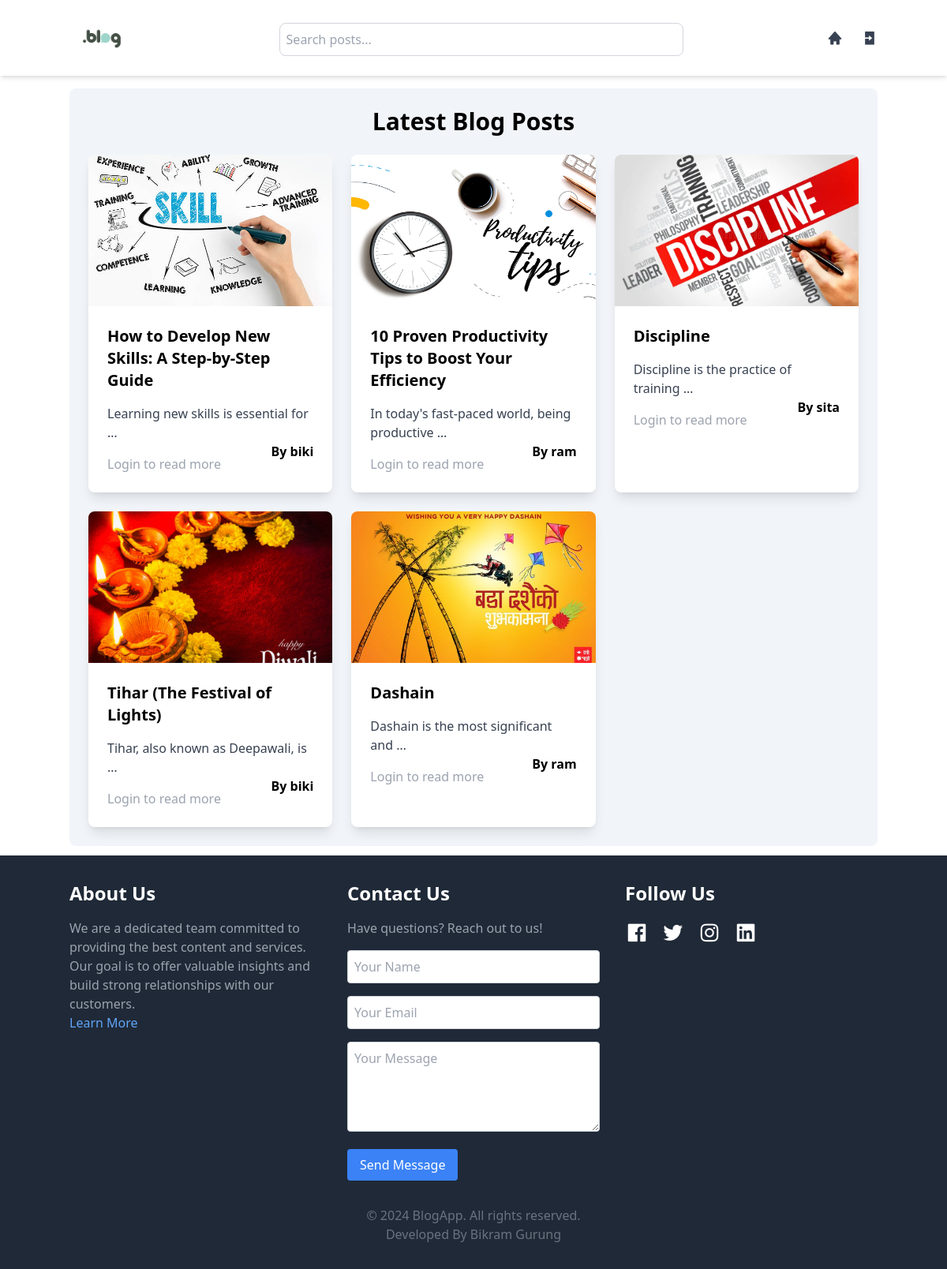
Before: / with the older database file.
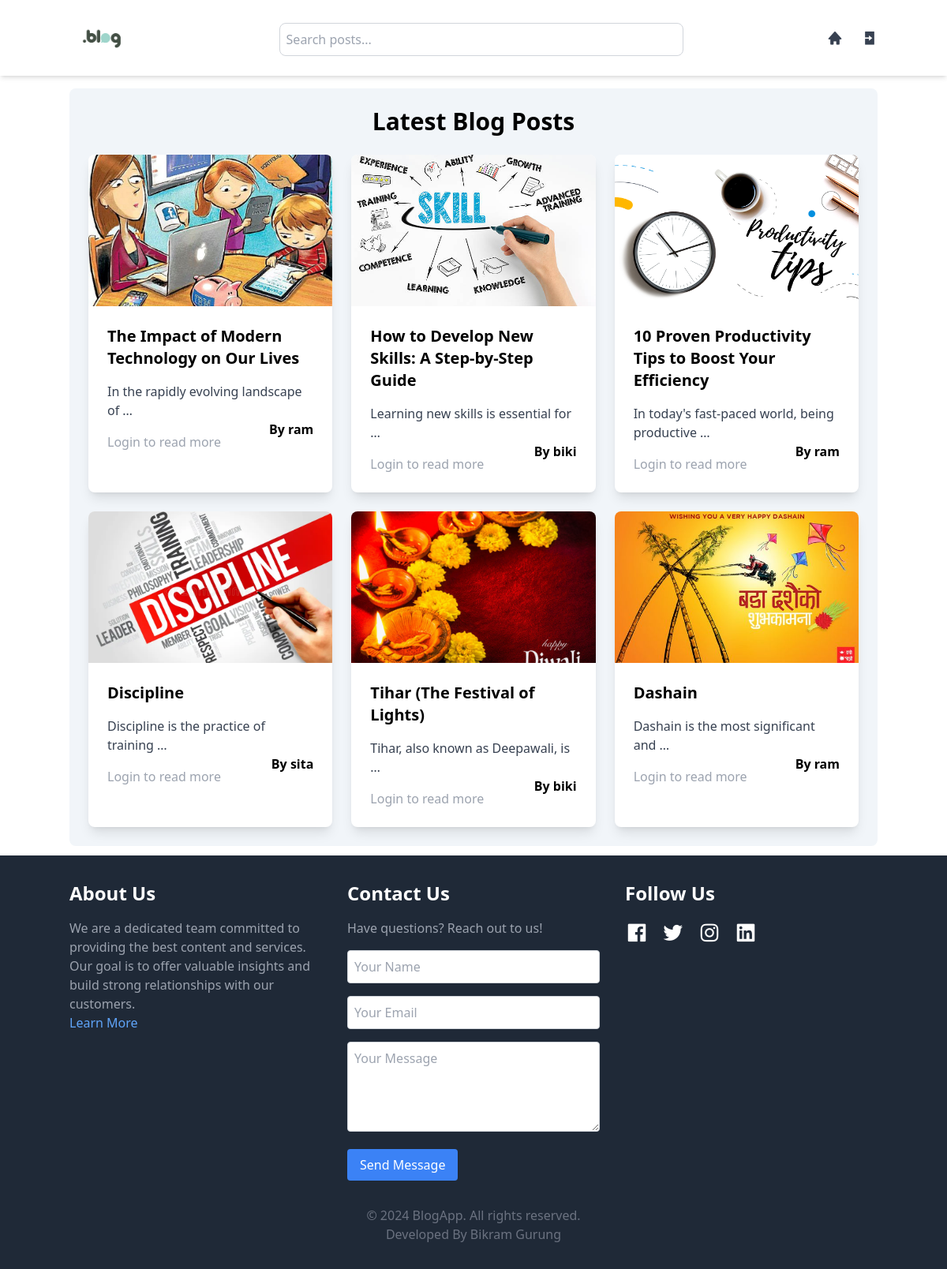
After: the same page with the newer database file.
### blog/models.py (models this page shows, shortened)
class Post(models.Model):
    user = models.ForeignKey(User, on_delete=models.CASCADE)
    title = models.CharField(max_length=255)
    image = models.ImageField(upload_to='post_images/', blank=True, null=True)
    content = models.TextField()
    created_at = models.DateTimeField(auto_now_add=True)
    updated_at = models.DateTimeField(auto_now=True)
    is_approved = models.BooleanField(default=False)

### blog/views.py (the view)
# urls.py: path('', views.index, name="index"),
def index(request):
    posts = Post.objects.filter(is_approved=True).order_by('-created_at')[:6]
    if request.user.is_authenticated:
        if request.user.is_superuser:
            new_notifications_count = Notification.objects.filter(
                is_read=False,
                notification_type = 'pending',
                ).count()
        else:
            new_notifications_count = Notification.objects.filter(
                user=request.user,
                is_read=False,
                ).exclude(notification_type='pending').count()
    else:
        new_notifications_count = 0
    content = {
        'all_posts':posts,
        'new_notifications_count':new_notifications_count,
    }
    return render(request, 'blog/index.html', content)

### blog/templates/blog/index.html (shortened to what this page needs)
{% load static %}
<!DOCTYPE html>
<html lang="en">
  <head>
    <script src="https://cdn.tailwindcss.com"></script>
    <link rel="stylesheet" href="https://unpkg.com/boxicons@2.1.1/css/boxicons.min.css">
  </head>
  <body>
    {% block Navbar %} {% include "./navbar.html" %} {% endblock %}
    {% block DisplayBlog %} {% include "./display_blog.html" %} {% endblock %}
    {% block footer %} {% include "./footer.html" %} {% endblock %}
  </body>
</html>

### blog/templates/blog/display_blog.html
{% load static %}
{% block DisplayBlog %}
<div class="container mx-auto mt-28 mb-3 rounded-lg cursor-pointer p-6 bg-slate-100">
    <h1 class="text-3xl font-bold mb-6 text-center font-sans">Latest Blog Posts</h1>
    <div class="grid grid-cols-1 md:grid-cols-2 lg:grid-cols-3 gap-6">
      {% if all_posts %}
        {% for post in all_posts %}
      <div class="bg-white shadow-lg rounded-lg overflow-hidden transition duration-300 hover:scale-95 hover:opacity-50">
        {% if user.is_authenticated %}
        <a href="{% url 'readmore' post.id %}">
          <img src="{{ post.image.url }}" alt="Post Image" class="w-full h-48 object-cover">
        </a>
      {% else %}
        <a href="{% url 'signin' %}">
          <img src="{{ post.image.url }}" alt="Post Image" class="w-full h-48 object-cover">
        </a>
      {% endif %}
        <div class="p-6">
          <h2 class="text-xl font-semibold mb-4">{{ post.title }}</h2>
          <p class="text-gray-700">{{ post.content|truncatewords:6 }}</p>
          <h4 class="float-right font-semibold">By {{ post.user }}</h4>
          {% if user.is_authenticated %}
            <a href="{% url 'readmore' post.id %}" class="text-blue-500 hover:underline mt-4 block">Read More</a>
            {% else %}
            <span class="text-gray-400 mt-4 block">Login to read more</span>
          {% endif %}
        </div>
      </div>
      {% endfor %}
      {% else %}
      <p>No post available</p>
      {% endif %}
    </div>
  </div>
{% endblock %}

Changed rows visible on the page:
added Post: image (picture), title "The Impact of Modern Technology on Our Lives", content "In the rapidly evolving landscape of …", user "ram"
